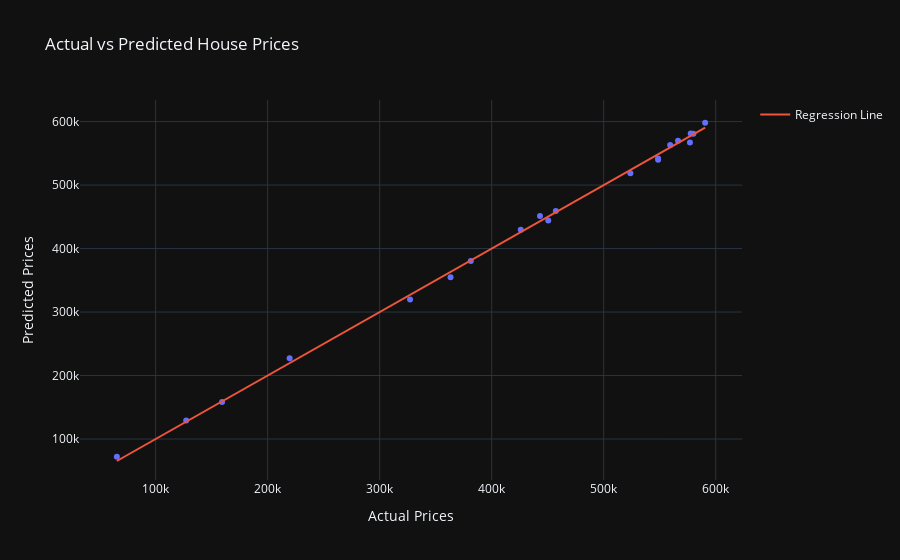

Write notebook code for a chart like this one.
### Code cell
# Visualize Predictions
results = pd.DataFrame({'Actual': y_test, 'Predicted': predictions.flatten()})
fig = px.scatter(results, x = 'Actual', y = 'Predicted', title = 'Actual vs Predicted House Prices', template = 'plotly_dark')
fig.add_trace(go.Scatter(x = results['Actual'], y = results['Actual'], mode = 'lines', name = 'Regression Line'))
fig.update_layout(xaxis_title = 'Actual Prices', yaxis_title = 'Predicted Prices')
fig.show()

### Figure 1 — Plotly figure (JSON) as saved in the notebook; plotly's stock layout.template omitted (floating-point values rounded to 4 significant figures)
{"data": [{"hovertemplate": "Actual=%{x}<br>Predicted=%{y}<extra></extra>", "legendgroup": "", "marker": {"color": "#636efa", "symbol": "circle"}, "mode": "markers", "name": "", "orientation": "v", "showlegend": false, "type": "scatter", "x": [590563, 381351, 523797, 548534, 443106, 450514, 576972, 566352, 127299, 548608, 577677, 580055, 457233, 159325, 327131, 219626, 425950, 559352, 363269, 65387], "xaxis": "x", "y": [598100.0, 380500.0, 518600.0, 541800.0, 451300.0, 444000.0, 567000.0, 569900.0, 129100.0, 539700.0, 581100.0, 581000.0, 459100.0, 158400.0, 319700.0, 227200.0, 429700.0, 563000.0, 354900.0, 72250.0], "yaxis": "y"}, {"mode": "lines", "name": "Regression Line", "type": "scatter", "x": [590563, 381351, 523797, 548534, 443106, 450514, 576972, 566352, 127299, 548608, 577677, 580055, 457233, 159325, 327131, 219626, 425950, 559352, 363269, 65387], "y": [590563, 381351, 523797, 548534, 443106, 450514, 576972, 566352, 127299, 548608, 577677, 580055, 457233, 159325, 327131, 219626, 425950, 559352, 363269, 65387]}], "layout": {"legend": {"tracegroupgap": 0}, "title": {"text": "Actual vs Predicted House Prices"}, "xaxis": {"anchor": "y", "domain": [0, 1], "title": {"text": "Actual Prices"}}, "yaxis": {"anchor": "x", "domain": [0, 1], "title": {"text": "Predicted Prices"}}}}
